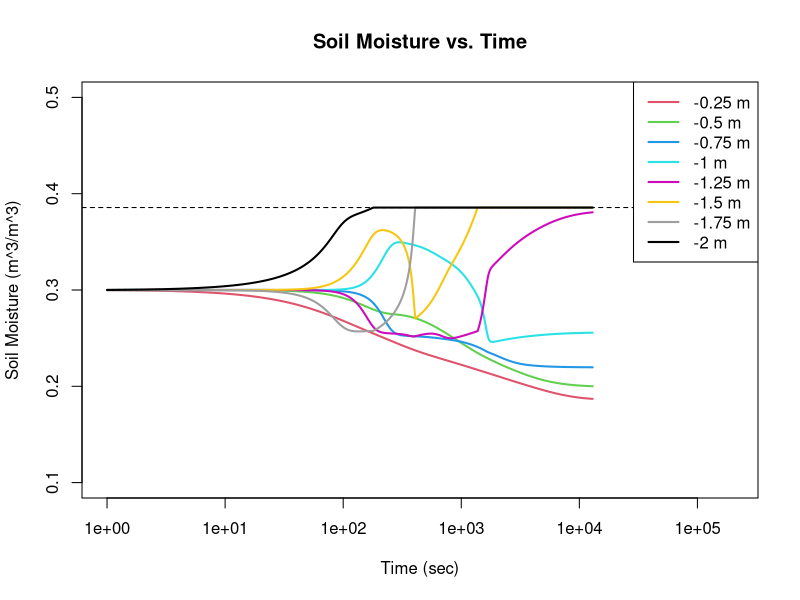
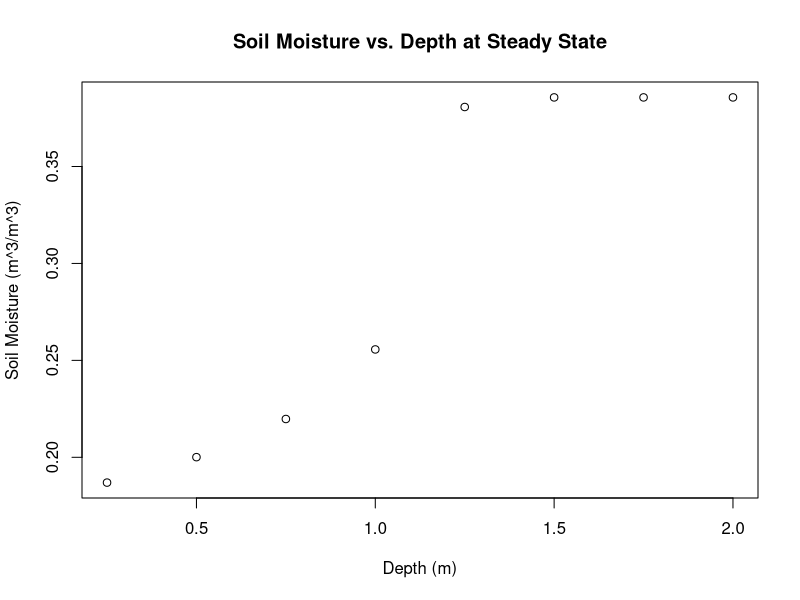
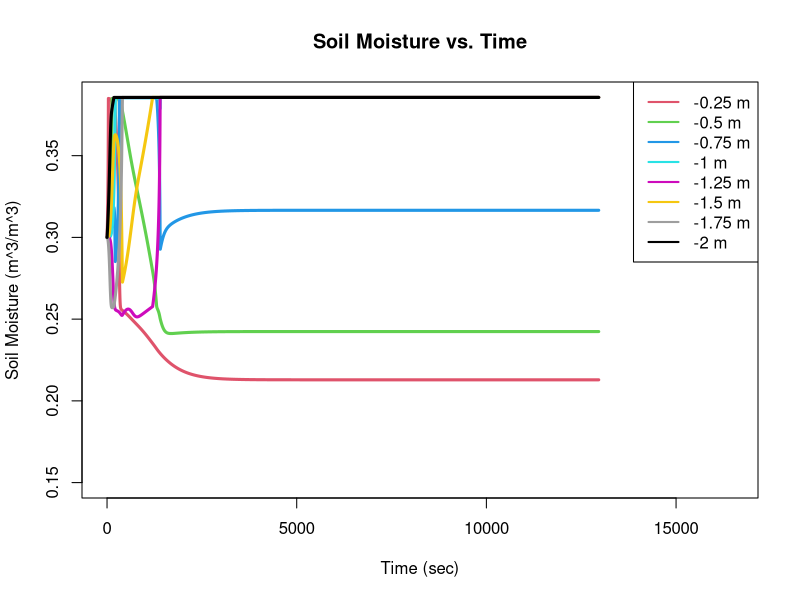

Recreate these plots in R, in order.
## ---- chunk 1
dat = read.csv("texture.csv",header=TRUE)
## ---- chunk 2
knitr::kable(dat[,c("name","slpots","slmsts","slcons0","slbs","soilcp")])
## ---- chunk 3
z=2 #depth (m)
n=8 #number of soil layers
dz=0.25 #layer thickness (m)
## ---- chunk 4
p=36 #period
dt=10 #seconds
nt=p*3600/dt #time steps
## ---- chunk 5
soil=2:9
## ---- chunk 6
theta=matrix(0,nrow=(n+1),ncol=nt+1) #moisture matrix
theta[2:9,1]=.3 #initial moisture conditions
k=matrix(0,nrow=n,ncol=nt) ##hydrualic conductivity (k) matrix
ksat=dat[2,"slcons0"] #hydraulic conductivity at saturation
thetasat=dat[2,"slmsts"] #saturation 
b=dat[2,"slbs"] #B exponent value
h=c(0,-.25,-.5,-.75,-1,-1.25,-1.5,-1.75,-2) #depth profile
gpot=h #has length 9
psisat=dat[2,"slpots"] #moisture at saturation
psi=matrix(0,nrow=n+1,ncol=nt) #potential matrix
flux=matrix(0,nrow=n,ncol=nt) ##flux
dry=dat[2,"soilcp"] #dry soil moisture
vol=matrix(0,nrow=n,ncol=nt) #volume flux
## ---- chunk 7
for(t in 1:nt){
  for(i in 1:n){ #hydraulic conductivity
    k[i,t]=ksat*(theta[i+1,t]/thetasat)^((2*b)+3)
  }
  psi[1,t]=theta[1,t] #water potential
  for(i in 2:(n+1)){ 
    psi[i,t]=h[i]+psisat*(theta[i,t]/thetasat)^(-b)
  }  
  for(i in 1:n){ #flux
    flux[i,t]=-k[i,t]*((psi[i+1,t]-psi[i,t])/dz)
  }
  for(i in 1:n){ #volume flux
    if(i==1){
      source.max=theta[1,t]
    }else{
      source.max=theta[i,t]-dry
    }
    sink.max=thetasat-theta[i+1,t]
    vol[i,t]=max(0,min(sink.max,source.max,flux[i,t]*dt))
  }
  theta[1,t+1]=theta[1,t]-vol[1,t]
  for(i in 2:n){
    theta[i,t+1]=theta[i,t]+vol[i-1,t]-vol[i,t]
  }
  theta[n+1,t+1]=theta[n+1,t]+vol[n,t]
}
## ---- chunk 8
plot(theta[2,],
     ylim=c(.1,.5),
     xlim=c(1,200000),
     xlab="Time (sec)",
     ylab="Soil Moisture (m^3/m^3)",
     type='l',
     col=2,
     lwd=2,
     main="Soil Moisture vs. Time",
     log='x')
for(i in 3:(n+1)){
   lines(theta[i,],col=i,lwd=2)
}
abline(h=thetasat,lty=2)
legend("topright",legend=paste(h[2:9],"m"),col=2:9,lwd=2)
## ---- chunk 9
steadystate=rep(0,9)
for(i in 1:9){
  steadystate[i]=which(round(theta[i,],digits=3)==round(theta[i,nt],digits=3))[1]
}
max(steadystate)
## ---- chunk 10
soil = 2:(n+1)
plot(-h[soil],theta[soil,nt+1],
     ylab="Soil Moisture (m^3/m^3)",
     xlab="Depth (m)",
     main="Soil Moisture vs. Depth at Steady State"
     )
## ---- chunk 11
theta[1,1]=.3
for(t in 1:nt){
  for(i in 1:n){
    k[i,t]=ksat*(theta[i+1,t]/thetasat)^((2*b)+3)
  }
  psi[1,t]=theta[1,t]
  for(i in 2:(n+1)){ 
    psi[i,t]=h[i]+psisat*(theta[i,t]/thetasat)^(-b)
  }  
  for(i in 1:n){
    flux[i,t]=-k[i,t]*((psi[i+1,t]-psi[i,t])/dz)
  }
  for(i in 1:n){
    if(i==1){
      source.max=theta[1,t]
    }else{
      source.max=theta[i,t]-dry
    }
    sink.max=thetasat-theta[i+1,t]
    vol[i,t]=max(0,min(sink.max,source.max,flux[i,t]*dt))
  }
  theta[1,t+1]=theta[1,t]-vol[1,t]
  for(i in 2:n){
    theta[i,t+1]=theta[i,t]+vol[i-1,t]-vol[i,t]
  }
  theta[n+1,t+1]=theta[n+1,t]+vol[n,t]
}
## ---- chunk 12
plot(theta[2,],ylim=c(.15,thetasat),xlim=c(0,16500),xlab="Time (sec)",ylab="Soil Moisture (m^3/m^3)",type='l',col=2,main="Soil Moisture vs. Time",lwd=3)
for(i in 3:(n+1)){
   lines(theta[i,],col=i,lwd=3)
}
legend("topright",legend=paste(h[2:9],"m"),col=2:9,lwd=2)
